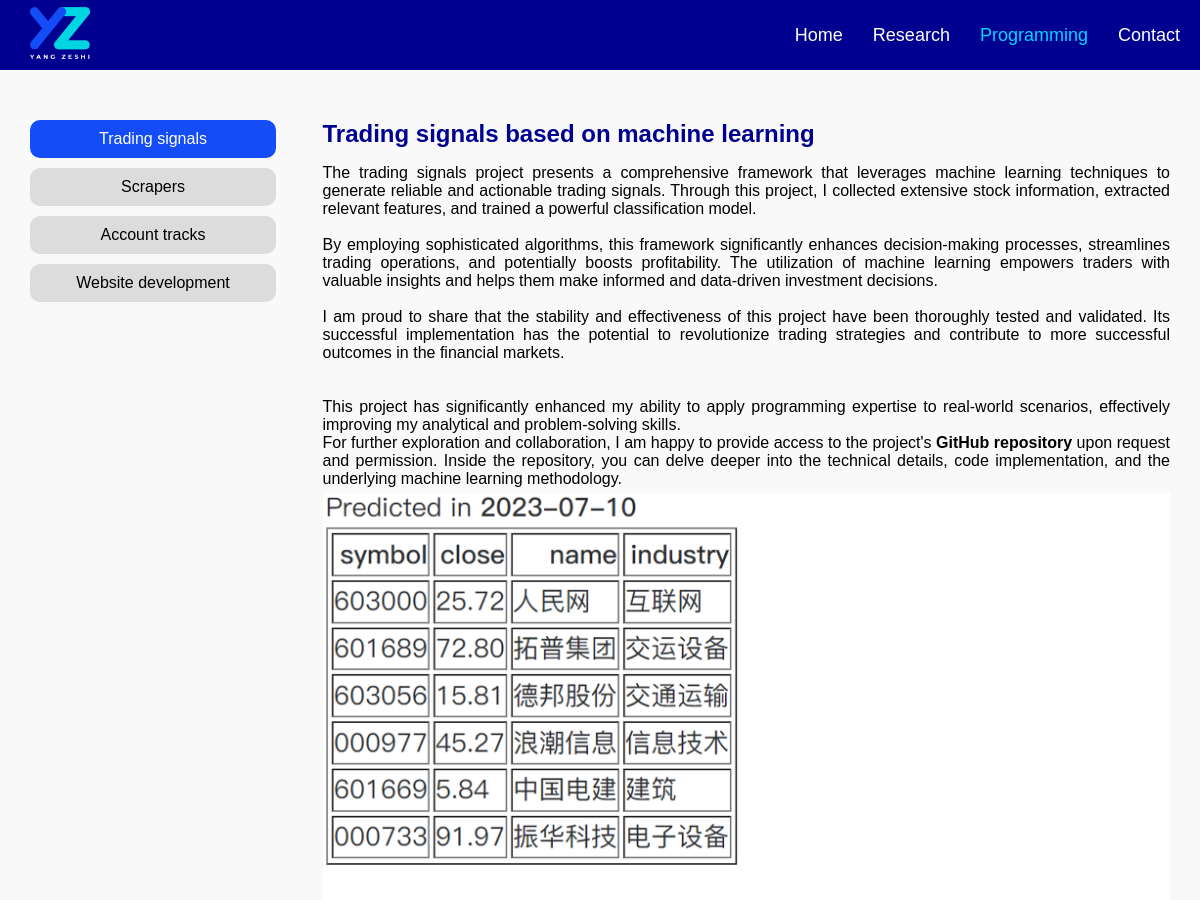
The page /programming/1 (upper part) on the database as committed earlier.
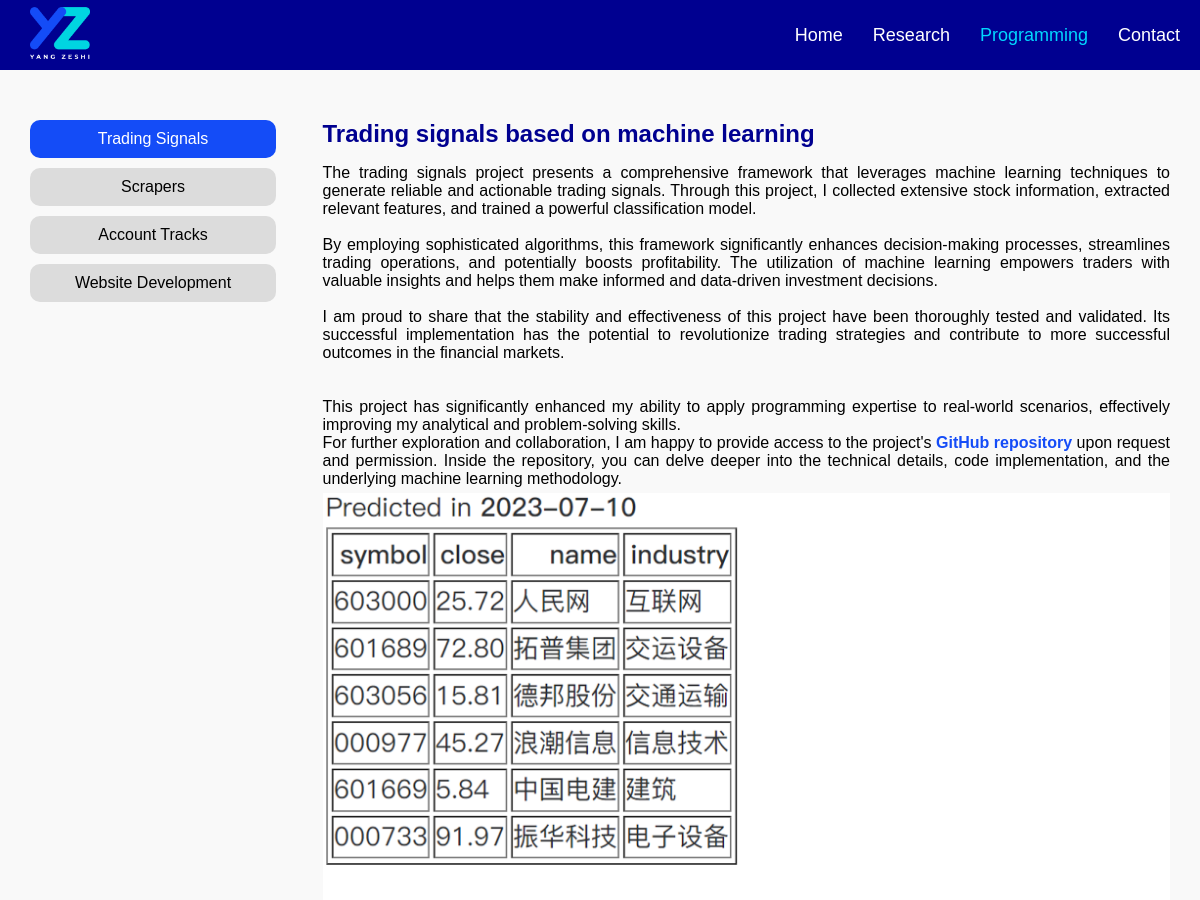
The same page on the database as committed later.
### tables this page shows
CREATE TABLE programming_projects (
    id INTEGER PRIMARY KEY AUTOINCREMENT,
    title TEXT NOT NULL,
    content TEXT NOT NULL,
    full_title TEXT NOT NULL
);

### app.py (the view)
@app.route('/programming/<int:intro_id>')
def show_intro_2(intro_id):
    db = get_db()
    cursor = db.execute('SELECT * FROM programming_projects')
    intros = cursor.fetchall()
    image_src = [url_for('static', filename=f'images/programming/{intro_id}.png')]
    file_path = image_src[0].lstrip('/')
    if os.path.exists(file_path)==False:
        image_src=['']
    session['intro_id'] = intro_id
    return render_template('/programming projects/programming_projects.html',intro=intros[intro_id-1],image_srcs=image_src)

### app.py (called while the page is built)
def get_db():
    db=getattr(g,'_database', None)
    if db is None:
        db=g._datase=sqlite3.connect(app.config['DATABASE'])
        db.row_factory=sqlite3.Row
    return db

@app.teardown_appcontext
def close_connection(exception):
    db = getattr(g, '_database', None)
    if db is not None:
        db.close()

@app.context_processor
def inject_intros():
    db = get_db()
    research_cursor = db.execute('SELECT * FROM research_projects')
    research_intros = research_cursor.fetchall()
    programming_cursor = db.execute('SELECT * FROM programming_projects')
    programming_intros = programming_cursor.fetchall()
    intro_id = session.get('intro_id')
    return dict(research_intros=research_intros, programming_intros=programming_intros, intro_id=intro_id)

### templates/programming projects/programming_projects.html (shortened to what this page needs)
<!DOCTYPE html>
{% extends 'base.html' %}
{% block content %}
<html>
<head>
    <link rel="stylesheet" type="text/css" href="{{ url_for('static', filename='styles/main.css') }}">
</head>
<body>
  <div class="grid-container">
    <div class="grid1">
      {% include 'programming projects/project_tree.html'%}
    </div>
    <div class="grid2">
      <div class="wrapper">
        <div class="section">
          <h2>{{ intro['full_title'] }}</h2>
          <p style="white-space: pre-line;text-align: justify;">{{ intro['content'] | safe }}</p>
          {% for image_src in image_srcs %}
          <img class="fit-picture" src="{{ image_src }}" style="display: block;margin: 0 auto;width: auto;">
          {% endfor %}
        </div>
      </div>
    </div>
  </div>
  </body>
</html>
{% endblock %}

### templates/programming projects/project_tree.html
<link rel="stylesheet" type="text/css" href="{{ url_for('static', filename='styles/main.css') }}">
<div class="project-list" style="grid-template-columns: 0.8fr; margin-top: 20px; justify-content: start;">
  {% for project in programming_intros %}
  <a href="{{ url_for('show_intro_2', intro_id=project['id']) }}" class="widget {% if project['id'] == intro_id %}highlight{% endif %}">{{ project['title'] }}</a>
  {% endfor %}
</div>

Rows that differ between the two databases and show on the page:
changed programming_projects "Trading signals based on machine learning": title "Trading signals" → "Trading Signals"
changed programming_projects: title "Account tracks" → "Account Tracks"
changed programming_projects: title "Website development" → "Website Development"
